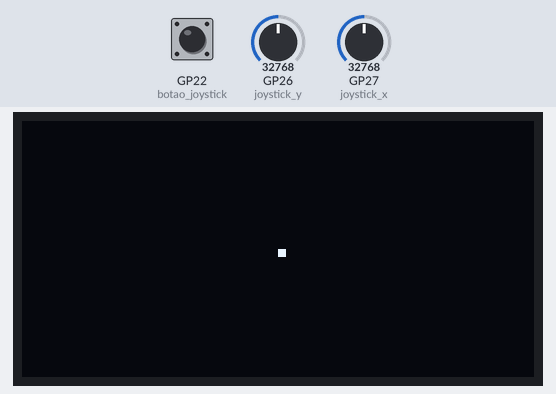
The program below on a simulated Raspberry Pi Pico running MicroPython. Shown: 128×64 one-colour display. The test bench sets the inputs (shaded band); at power-on: GP26 (joystick_y) = 32768, GP27 (joystick_x) = 32768, GP22 (botao_joystick) HIGH (analog values on the 0–65535 scale). What the program prints to the serial console is not drawn.

Above: at 1.2 s.
1.3 s: GP26 (joystick_y) set to 45874
At 2.13 s:
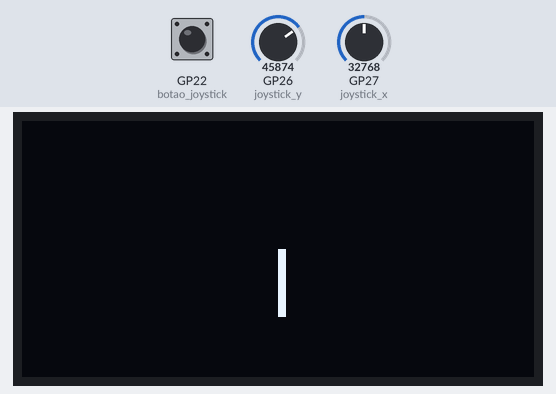
2.8 s: GP27 (joystick_x) set to 45874
At 2.88 s:
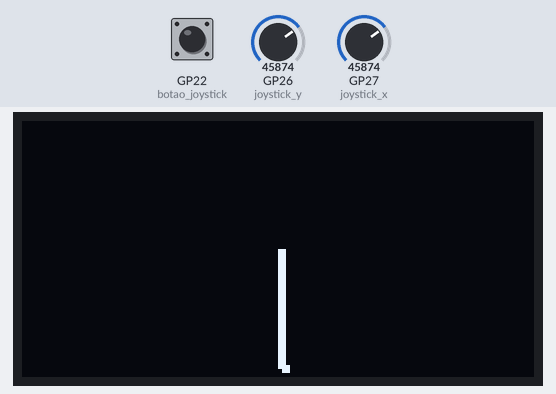
4.3 s: GP22 (botao_joystick) pulled LOW for 0.15 s
5.0 s: GP27 (joystick_x) set to 19660
At 6.88 s:
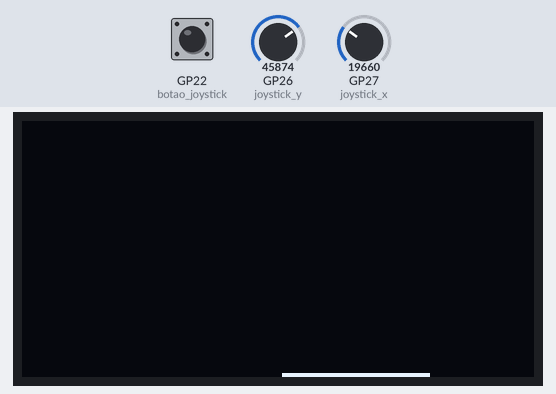
6.9 s: GP22 (botao_joystick) pulled LOW for 1 s
At 7.8 s:
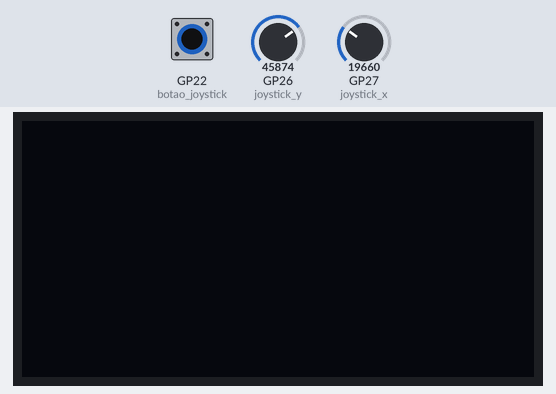
8.5 s: GP26 (joystick_y) set to 19660
At 8.96 s:
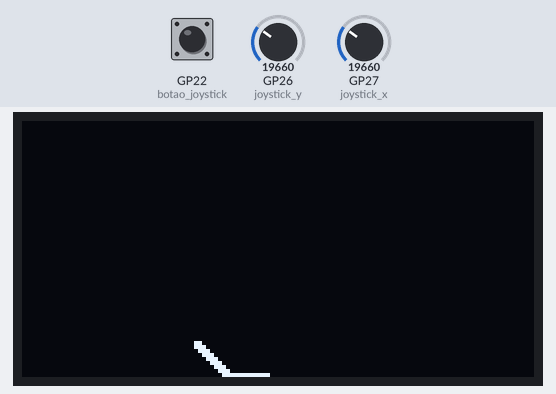

Measured:
- after the input at 1.3 s, the display: first changes after 0.07 s (image 1 shows a later state)

The program:

joystick_lousa_magica.py
```python
# joystick_lousa_magica.py
# Desenha livremente no display usando o joystick
# Bloco: Lousa Mágica

from machine import Pin, I2C, ADC
from ssd1306 import SSD1306_I2C
import time

# Configuração
i2c = I2C(1, scl=Pin(3), sda=Pin(2), freq=400000)
oled = SSD1306_I2C(128, 64, i2c)
joystick_x = ADC(Pin(27))
joystick_y = ADC(Pin(26))
botao_joystick = Pin(22, Pin.IN, Pin.PULL_UP)

CENTER = 32768
DEADZONE = 5000

# Posição do cursor
_lx = 64
_ly = 32
_pen_size = 2

oled.fill(0)
oled.show()
print("Lousa Magica! Mova o joystick para desenhar.")
print("Pressione o botao do joystick para limpar.")

while True:
    raw_x = joystick_x.read_u16()
    raw_y = joystick_y.read_u16()

 # Movimentação
    if raw_x < CENTER - DEADZONE:
        _lx = max(0, _lx - 1)
    elif raw_x > CENTER + DEADZONE:
        _lx = min(127, _lx + 1)

    if raw_y < CENTER - DEADZONE:
        _ly = max(0, _ly - 1)
    elif raw_y > CENTER + DEADZONE:
        _ly = min(63, _ly + 1)

 # Desenha pixel na posição atual
    oled.fill_rect(_lx, _ly, _pen_size, _pen_size, 1)
    oled.show()

 # Botão do joystick limpa a tela
    if botao_joystick.value() == 0:
        oled.fill(0)
        oled.show()
        time.sleep_ms(200)

    time.sleep_ms(30)
```
